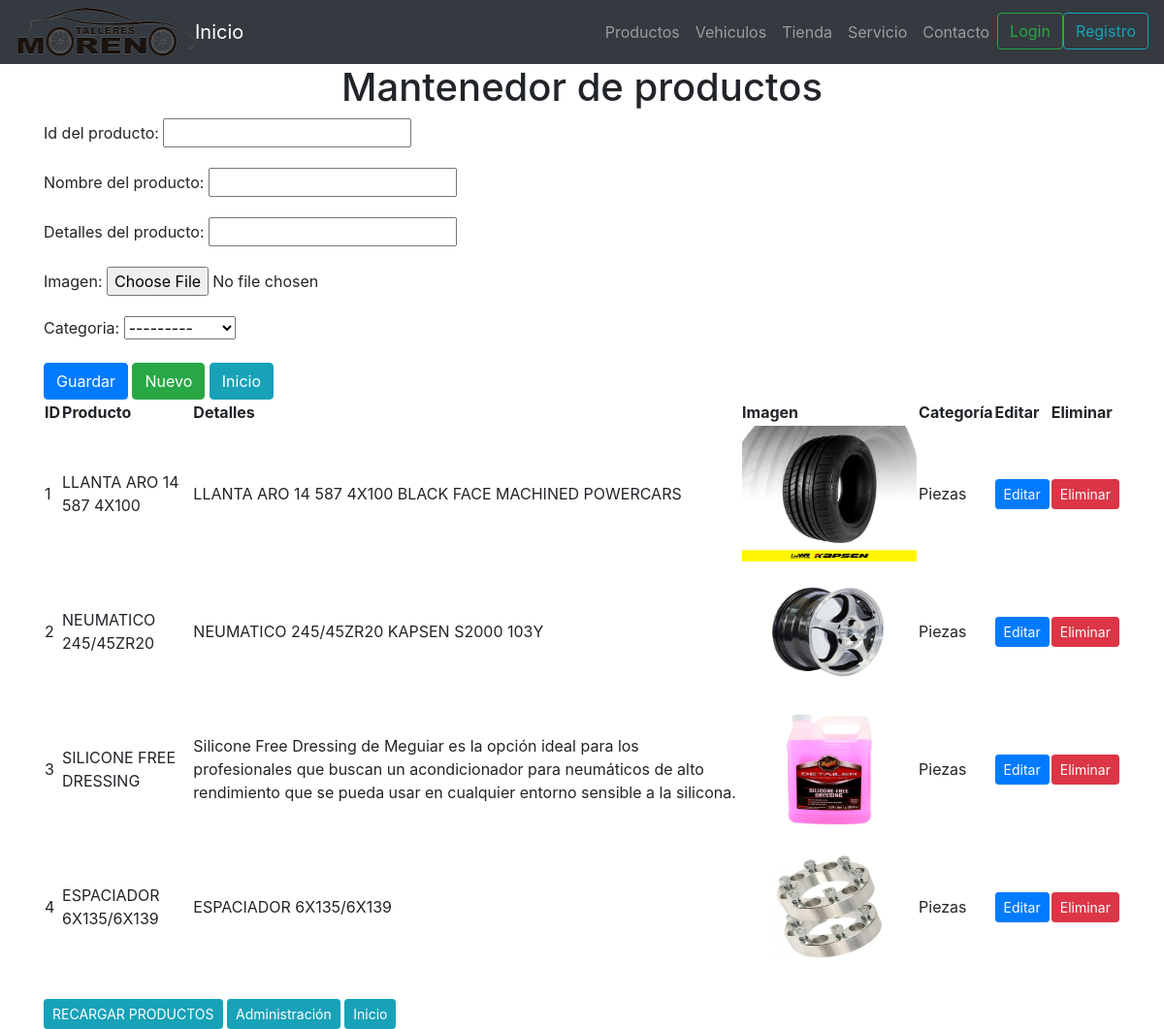
The page /producto/ins/-1 on the database its author committed.
### core/models.py (models this page shows, shortened)
class Producto(models.Model):
    id_producto = models.IntegerField(primary_key=True, verbose_name="id del producto")
    producto = models.CharField(max_length=80, blank=False, null=False, verbose_name="nombre del producto")
    detalles = models.CharField(max_length=300, null=True, blank=True, verbose_name="detalles del producto")
    imagen = models.ImageField(upload_to="images/", default="nn.jpg", null=False, blank=False, verbose_name="Imagen")
    categoria = models.ForeignKey(Categoria, on_delete=models.DO_NOTHING)

class Categoria(models.Model):
    idCategoria = models.IntegerField(primary_key=True, verbose_name="Id categoría")
    nombreCategoria = models.CharField(max_length=150, blank=False, null=False, verbose_name="Nombre de la categoría")
    def __str__(self):
        return self.nombreCategoria

### core/views.py (the view, shortened to what this page needs)
def producto(request, action, id_producto):
    data = {"mesg": "", "form": ProductoForm, "action": action, "id_producto": id_producto}
    if action == 'ins':
        if request.method == "POST":
            form = ProductoForm(request.POST, request.FILES)
            if form.is_valid:
                try:
                    form.save()
                    data["mesg"] = "¡Producto agregado!"
                except:
                    data["mesg"] = "¡Error al agregar el producto!"
    data["list"] = Producto.objects.all().order_by('id_producto')
    return render(request, "core/producto.html", data)

### core/templates/core/producto.html (shortened to what this page needs)
{% load static %}
<!DOCTYPE html>
<html lang="en">
<head>
    <link rel="stylesheet" href="https://stackpath.bootstrapcdn.com/bootstrap/4.3.1/css/bootstrap.min.css"
>
    <link rel="stylesheet"  href="{% static 'core/css/style.css'%}" type="text/css">
</head>
<body>
    <nav class="navbar navbar-expand navbar-dark bg-dark">
        <img src={% static 'core/icon/logo.jpg'%} width="185" height="50"></a>
        <div class="container" inner>
        <a class="navbar-brand" href="{% url 'home' %}">Inicio</a>
        <ul class="navbar-nav">
            <li class="nav-item">
            <a class="nav-link" href="{% url 'producto' 'ins' -1 %}">Productos</a>
            </li>
            <li class="nav-item">
                <a class="nav-link" href="{% url 'vehiculo' 'ins' -1 %}">Vehiculos</a>
            </li>
            <li class="nav-item">
            <a class="nav-link" href="{% url 'tienda_producto' %}">Tienda</a>
            </li>
            <li class="nav-item">
                <a class="nav-link" href="{% url 'vehiculo_tienda' %}">Servicio</a>
            </li>
            <li class="nav-item">
            <a class="nav-link" href="{% url 'contacto' %}">Contacto</a>
            </li>
            <li class="nav-item">
            <a href="{% url 'sesion' %}" class="btn btn-outline-success">Login</a>
            </li>
            <li class="nav-item">
                <a href="{% url 'registro' %}" class="btn btn-outline-info">Registro</a>
            </li>
        </ul>
        </div>
    </nav>
    <div class="container">
        <h1 style="text-align: center !important;">
            Mantenedor de productos
        </h1>
        {% if form %}
        <form method="POST" action="" enctype="multipart/form-data" id="formulario">
            <div class="form-group">
                {% csrf_token %} {{ form.as_p }}
            </div>
            <input type="submit" class="btn btn-primary btnwidth" id="id_guardar" value="Guardar">
            <a class="btn btn-success btnwidth" href="{% url 'producto' 'ins' -1 %}">Nuevo</a>
            <a class="btn btn-info btnwidth" href="{% url 'home' %}">Inicio</a>
        </form>
        {% endif %}
        {% if list %}
        <table id="tabla_datos">
            <thead>
                <tr>
                    <th>ID</th>
                    <th>Producto</th>
                    <th>Detalles</th>
                    <th>Imagen</th>
                    <th>Categoría</th>
                    <th class="titulo_boton">Editar</th>
                    <th class="titulo_boton">Eliminar</th>
                </tr>
            </thead>
            <tbody>
                {% for pro in list %}
                <tr>
                    <td>{{ pro.id_producto }}</td>
                    <td>{{ pro.producto }}</td>
                    <td>{{ pro.detalles }}</td>
                    <td><img src="/media/{{ pro.imagen }}" class="mini_auto" alt="" height="140px" width="180px"></td>
                    <td>{{ pro.categoria }}</td>
                    <td><a href="{% url 'producto' 'upd' pro.id_producto %}"
                        class="btn btn-primary btn-sm boton_chico">Editar</a></td>
                    <td><a href="{% url 'producto' 'del' pro.id_producto %}"
                        class="btn btn-danger btn-sm boton_chico">Eliminar</a></td>
                </tr>
                {% endfor %}
            </tbody>
        </table>
        {% endif %}
        <br>
        <a href="{% url 'poblar_pro' %}" class="btn btn-info btn-sm">RECARGAR PRODUCTOS</a>
        <a href="http://127.0.0.1:8000/admin" class="btn btn-info btn-sm">Administración</a>
        <a href="{% url 'home' %}" class="btn btn-info btn-sm">Inicio</a>
        <br>
    </div>
</body>
</html>

### rows shown on the page
Producto: id_producto "1", producto "LLANTA ARO 14 587 4X100", detalles "LLANTA ARO 14 587 4X100 BLACK FACE MACHINED POWERCARS", imagen (picture), categoria "Piezas"
Producto: id_producto "2", producto "NEUMATICO 245/45ZR20", detalles "NEUMATICO 245/45ZR20 KAPSEN S2000 103Y", imagen (picture), categoria "Piezas"
Producto: id_producto "3", producto "SILICONE FREE DRESSING", detalles "Silicone Free Dressing de Meguiar es la opción ideal para los profesionales que buscan un acondicionador para neumáticos de alto rendimiento que se pueda usar en cualquier entorno sensible a la silicona.", imagen (picture), categoria "Piezas"
Producto: id_producto "4", producto "ESPACIADOR 6X135/6X139", detalles "ESPACIADOR 6X135/6X139", imagen (picture), categoria "Piezas"
